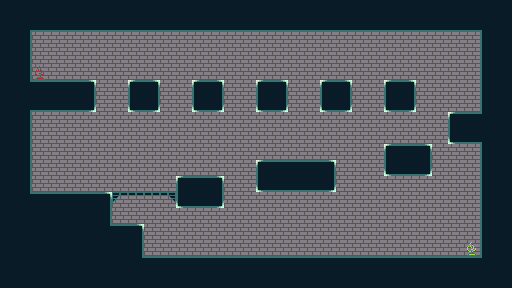

This is a level from a 2D game, rendered from its Tiled map with the project's own tilesets. A one-line summary and the complete map file follow:
An orthogonal 32x18 tile map with 16x16 px tiles, 2 tile layers (background, ground), 3 tilesets and 10 objects.

<map version="1.8" tiledversion="1.8.2" orientation="orthogonal" renderorder="right-down" width="32" height="18" tilewidth="16" tileheight="16" infinite="0" nextlayerid="9" nextobjectid="55">
 <tileset firstgid="1" source="prototype_tileset.tsx" />
 <tileset firstgid="65" source="background_tmp.tsx" />
 <tileset firstgid="129" source="basic_tileset.tsx" />
 <layer id="7" name="background" width="32" height="18">
  <data encoding="csv">
74,74,74,74,74,74,74,74,74,74,74,74,74,74,74,74,74,74,74,74,74,74,74,74,74,74,74,74,74,74,74,74,
74,74,74,74,74,74,74,74,74,74,74,74,74,74,74,74,74,74,74,74,74,74,74,74,74,74,74,74,74,74,74,74,
74,74,74,74,74,74,74,74,74,74,74,74,74,74,74,74,74,74,74,74,74,74,74,74,74,74,74,74,74,74,74,74,
74,74,74,74,74,74,74,74,74,74,74,74,74,74,74,74,74,74,74,74,74,74,74,74,74,74,74,74,74,74,74,74,
74,74,74,74,74,74,74,74,74,74,74,74,74,74,74,74,74,74,74,74,74,74,74,74,74,74,74,74,74,74,74,74,
74,74,74,74,74,74,74,74,74,74,74,74,74,74,74,74,74,74,74,74,74,74,74,74,74,74,74,74,74,74,74,74,
74,74,74,74,74,74,74,74,74,74,74,74,74,74,74,74,74,74,74,74,74,74,74,74,74,74,74,74,74,74,74,74,
74,74,74,74,74,74,74,74,74,74,74,74,74,74,74,74,74,74,74,74,74,74,74,74,74,74,74,74,74,74,74,74,
74,74,74,74,74,74,74,74,74,74,74,74,74,74,74,74,74,74,74,74,74,74,74,74,74,74,74,74,74,74,74,74,
74,74,74,74,74,74,74,74,74,74,74,74,74,74,74,74,74,74,74,74,74,74,74,74,74,74,74,74,74,74,74,74,
74,74,74,74,74,74,74,74,74,74,74,74,74,74,74,74,74,74,74,74,74,74,74,74,74,74,74,74,74,74,74,74,
74,74,74,74,74,74,74,74,74,74,74,74,74,74,74,74,74,74,74,74,74,74,74,74,74,74,74,74,74,74,74,74,
74,74,74,74,74,74,74,74,74,74,74,74,74,74,74,74,74,74,74,74,74,74,74,74,74,74,74,74,74,74,74,74,
74,74,74,74,74,74,74,74,74,74,74,74,74,74,74,74,74,74,74,74,74,74,74,74,74,74,74,74,74,74,74,74,
74,74,74,74,74,74,74,74,74,74,74,74,74,74,74,74,74,74,74,74,74,74,74,74,74,74,74,74,74,74,74,74,
74,74,74,74,74,74,74,74,74,74,74,74,74,74,74,74,74,74,74,74,74,74,74,74,74,74,74,74,74,74,74,74,
74,74,74,74,74,74,74,74,74,74,74,74,74,74,74,74,74,74,74,74,74,74,74,74,74,74,74,74,74,74,74,74,
74,74,74,74,74,74,74,74,74,74,74,74,74,74,74,74,74,74,74,74,74,74,74,74,74,74,74,74,74,74,74,74
</data>
 </layer>
 <layer id="1" name="ground" width="32" height="18">
  <data encoding="csv">
146,146,146,146,146,146,146,146,146,146,146,146,146,146,146,146,146,146,146,146,146,146,146,146,146,146,146,146,146,146,146,146,
146,178,162,162,162,162,162,162,162,162,162,162,162,162,162,162,162,162,162,162,162,162,162,162,162,162,162,162,162,162,179,146,
146,147,198,198,198,198,198,198,198,198,198,198,198,198,198,198,198,198,198,198,198,198,198,198,198,198,198,198,198,198,145,146,
146,147,198,198,198,198,198,198,198,198,198,198,198,198,198,198,198,198,198,198,198,198,198,198,198,198,198,198,198,198,145,146,
146,147,136,198,198,198,198,198,198,198,198,198,198,198,198,198,198,198,198,198,198,198,198,198,198,198,198,198,198,198,145,146,
146,194,130,130,130,131,198,198,129,131,198,198,129,131,198,198,129,131,198,198,129,131,198,198,129,131,198,198,198,198,145,146,
146,178,162,162,162,163,198,198,161,163,198,198,161,163,198,198,161,163,198,198,161,163,198,198,161,163,198,198,198,198,145,146,
146,147,198,198,198,198,198,198,198,198,198,198,198,198,198,198,198,198,198,198,198,198,198,198,198,198,198,198,129,130,195,146,
146,147,198,198,198,198,198,198,198,198,198,198,198,198,198,198,198,198,198,198,198,198,198,198,198,198,198,198,161,162,179,146,
146,147,198,198,198,198,198,198,198,198,198,198,198,198,198,198,198,198,198,198,198,198,198,198,129,130,131,198,198,198,145,146,
146,147,198,198,198,198,198,198,198,198,198,198,198,198,198,198,129,130,130,130,131,198,198,198,161,162,163,198,198,198,145,146,
146,147,198,198,198,198,198,198,198,198,198,129,130,131,198,198,161,162,162,162,163,198,198,198,198,198,198,198,198,198,145,146,
146,194,130,130,130,130,131,164,165,165,166,161,162,163,198,198,198,198,198,198,198,198,198,198,198,198,198,198,198,198,145,146,
146,146,146,146,146,146,147,198,198,198,198,198,198,198,198,198,198,198,198,198,198,198,198,198,198,198,198,198,198,198,145,146,
146,146,146,146,146,146,194,130,131,198,198,198,198,198,198,198,198,198,198,198,198,198,198,198,198,198,198,198,198,198,145,146,
146,146,146,146,146,146,146,146,147,198,198,198,198,198,198,198,198,198,198,198,198,198,198,198,198,198,198,198,198,135,145,146,
146,146,146,146,146,146,146,146,194,130,130,130,130,130,130,130,130,130,130,130,130,130,130,130,130,130,130,130,130,130,195,146,
146,146,146,146,146,146,146,146,146,146,146,146,146,146,146,146,146,146,146,146,146,146,146,146,146,146,146,146,146,146,146,146
</data>
 </layer>
 <objectgroup id="8" name="collision">
  <object id="45" x="0" y="0">
   <polygon points="0,0 512,0 512,288 0,288 0,32 32,32 32,80 96,80 96,112 32,112 32,192 112,192 112,224 144,224 144,256 480,256 480,144 448,144 448,112 480,112 480,32 0,32" />
  </object>
  <object id="46" x="128" y="80" width="32" height="32" />
  <object id="47" x="192" y="80" width="32" height="32" />
  <object id="48" x="256" y="80" width="32" height="32" />
  <object id="49" x="320" y="80" width="32" height="32" />
  <object id="50" x="384" y="80" width="32" height="32" />
  <object id="51" x="384" y="144" width="48" height="32" />
  <object id="52" x="256" y="160" width="80" height="32" />
  <object id="53" x="176" y="176" width="48" height="32" />
  <object id="54" x="112" y="192">
   <polygon points="0,0 64,0 63.6667,4 0,3.33333" />
  </object>
 </objectgroup>
</map>
